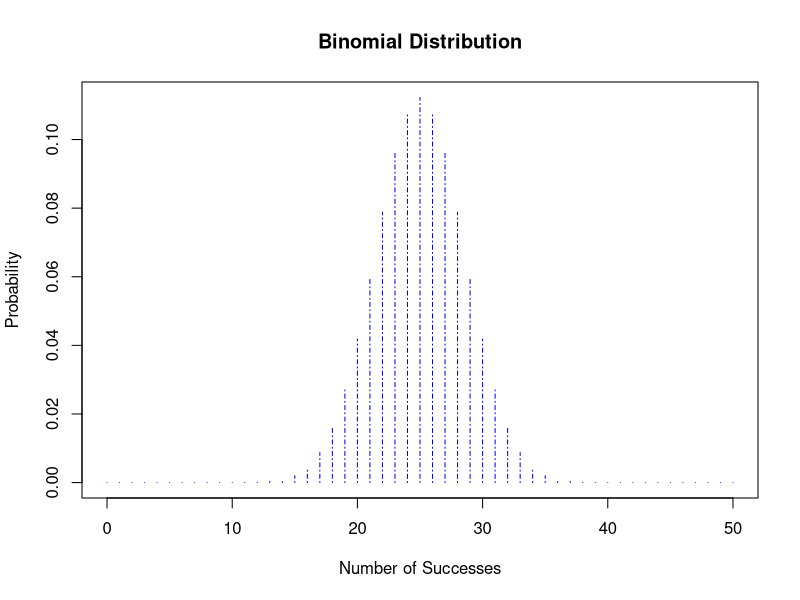
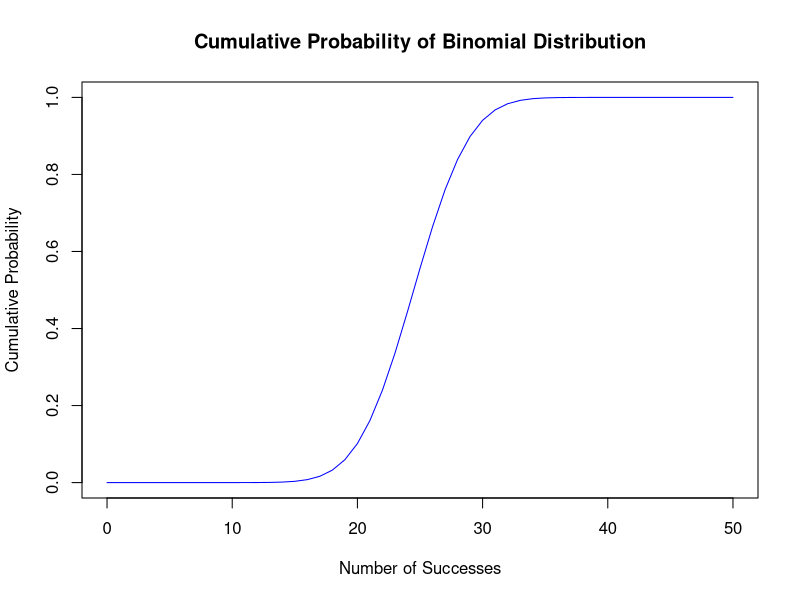
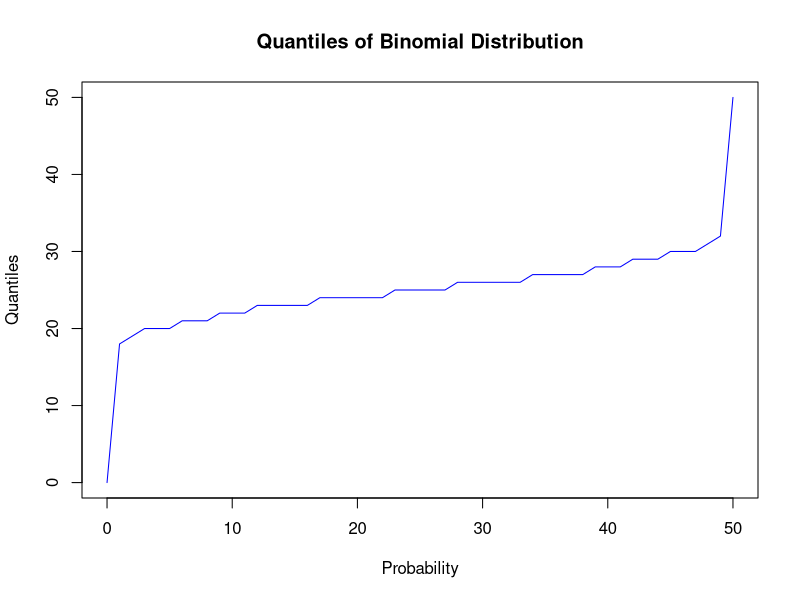
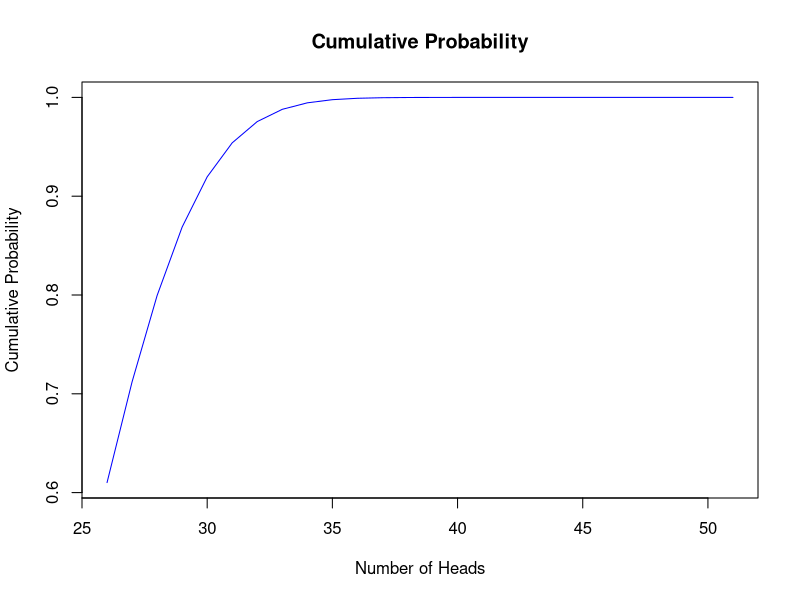

R code for these plots, in order:
# Generate a sequence of values from 0 to 50.
x <- seq(0, 50, by = 1)

# Calculate the probability mass function (PMF) of a binomial distribution.
# The second argument is the number of trials, and the third argument is the probability of success.
y <- dbinom(x, size = 50, prob = 0.5)

# Give the chart file a name.
png(file = "dbinom.png")

# Plot the graph for this sample.
plot(x, y, type = "h", lty = 10, col = "blue", main = "Binomial Distribution", xlab = "Number of Successes", ylab = "Probability")

# Save the file.
dev.off()

# Generate a sequence of values from 0 to 50.
x <- seq(0, 50, by = 1)

# Calculate the cumulative probability of a binomial distribution.
# The second argument is the number of trials, and the third argument is the probability of success.
y <- pbinom(x, size = 50, prob = 0.5)

# Give the chart file a name.
png(file = "pbinom.png")

# Plot the graph for this sample.
plot(x, y, type = "l", col = "blue", lty = 1, main = "Cumulative Probability of Binomial Distribution", xlab = "Number of Successes", ylab = "Cumulative Probability")

# Save the file.
dev.off()


# Generate a sequence of values from 0 to 50.
x <- seq(0, 50, by = 1)

# Create the quantiles of the binomial distribution.
y <- qbinom(p = x / 50, size = 50, prob = 0.5)

# Give the chart file a name.
png(file = "qbinom.png")

# Plot the graph for this sample.
plot(x, y, type = "l", col = "blue", lty = 1, main = "Quantiles of Binomial Distribution", xlab = "Probability", ylab = "Quantiles")

# Save the file.
dev.off()

# Generate a sequence of integers from 26 to 51.
x <- seq(26, 51, by = 1)

# Calculate the cumulative probability of getting 26 or fewer heads in 51 tosses of a fair coin.
y <- pbinom(x, size = 51, prob = 0.5)

# Print the values of x.
print(x)
# Give the chart file a name.
png(file = "qbinom1.png")
# Plot the graph for this sample.
plot(x, y, type = "l", col = "blue", lty = 1, main = "Cumulative Probability", xlab = "Number of Heads", ylab = "Cumulative Probability")
# Save the file.
dev.off()


#qbinom()

#Live Demo
# How many heads will have a probability of 0.25 will come out when a coin
# is tossed 51 times.
x <- qbinom(0.25,51,1/2)

print(x)

#rbinom()
#This function generates required number of random values of given probability from a given sample.

#Live Demo
# Find 8 random values from a sample of 150 with probability of 0.4.
x <- rbinom(8,150,.4)

print(x)
